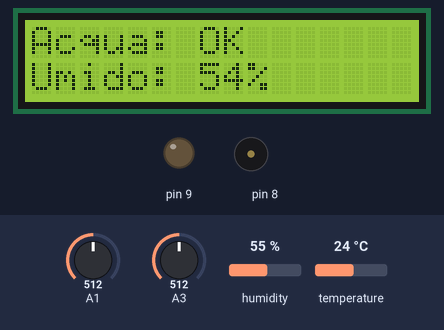
The sketch below on a simulated Arduino Uno, built with avr-gcc and run on an emulated ATmega328P. Parts: 16×2 character LCD, output pins drawn as LEDs (lit = HIGH), buzzer (waves = sounding). Wiring (inferred from the names in the program): DHT11 sensor: data pin 12. The inputs (shaded band) are chosen by the test bench; at power-on: A1 = 512, A3 = 512, humidity 55 %, temperature 24 °C. What the sketch prints to the serial monitor is not drawn.

Above: at 1.2 s.
1.3 s: A1 set to 107
10.1 s: A1 set to 95
At 15.0 s:
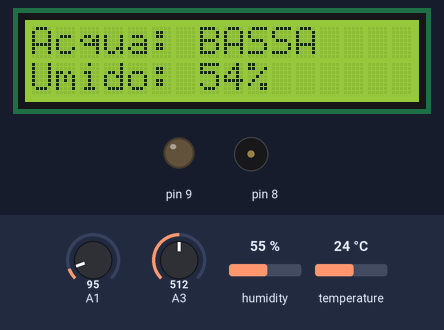
15.4 s: A3 set to 734
At 21.9 s:
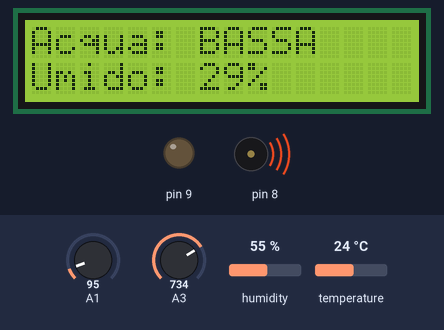
23.0 s: A3 set to 766
At 26.5 s:
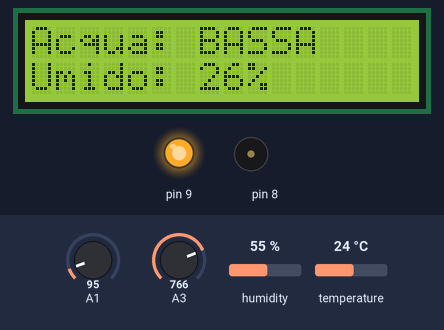
32.4 s: A1 set to 306
At 39.8 s:
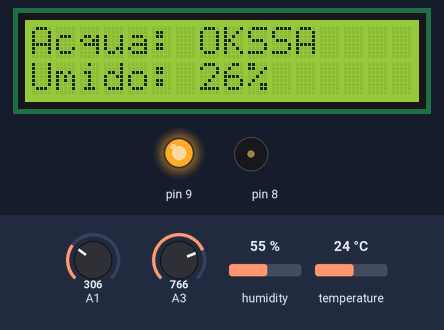
40.1 s: A3 set to 891
At 44.2 s:
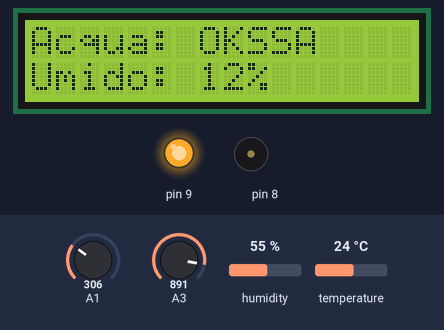
45.4 s: A3 set to 919
At 48.3 s:
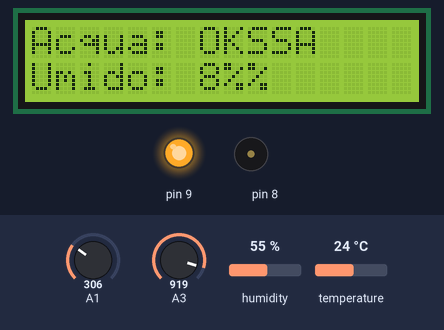
Timing chart, 0 to 49.8 s (numbered marks = the images above; inputs shaded):
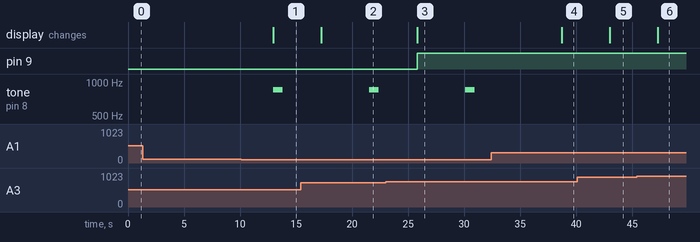

The sketch:

SERRA_AUTOMATICA_LCD_1602.ino
```cpp
//   Serra autonoma con sensore di temperatura e umidità (DHT11), igrometro, fotoresistore, display LCD 20x4, sensore livello acqua e relè.

// include the library code:
#include <LiquidCrystal.h>
// initialize the library by associating any needed LCD interface pin
// with the arduino pin number it is connected to
const int rs = 7, en = 6, d4 = 5, d5 = 4, d6 = 3, d7 = 2;
LiquidCrystal lcd(rs, en, d4, d5, d6, d7);


const int valore_limite = 27; //Valore dell'igrometro al quale il relay sarà ON

//DHT11 Sensor:
#include "DHT.h"
#define DHTPIN 12     // Sensore collegato al PIN 12
#define DHTTYPE DHT11   // DHT 11
DHT dht(DHTPIN, DHTTYPE);

void setup(){
// PIN 9 al Relè - IN1
Serial.begin(9600);
pinMode(9, OUTPUT);

// set up the LCD's number of columns and rows:
lcd.begin(16, 2);

Serial.println("Serra Autonoma di Franco Avino");
//lcd.print("Serra Autonoma");

// Avvio sensore DHT11
  dht.begin();
}


void loop(){

// set the cursor to column 0, line 1
// (note: line 1 is the second row, since counting begins with 0):
lcd.setCursor(0, 0);

//Livello Acqua
int water = analogRead(A1);
Serial.print ("Sensore acqua: ");
Serial.println(water, DEC);  // Stampa il valore decimale del sensore di livello acqua

  if (water >= 100) {
    Serial.println("Acqua: OK"); // Stampa su LCD il testo
    lcd.print("Acqua: OK");
  }
  else{
    Serial.println("Acqua: BASSA"); // Stampa su LCD il testo
    lcd.print("Acqua: BASSA");
    alarm();
    flash();
    delay(2000); // Intervallo di 2 secondi
    }

// Igrometro
int igro = analogRead(A3); // Legge il valore analogico
int umdtrr = 0; // Variabile umidità suolo
umdtrr = map (igro, 100, 990, 100, 0); // converto il valore analogico in percentuale
Serial.print("Umidità del terreno: ");
Serial.print(umdtrr);
Serial.println("%"); //Stampa a schermo il valore
// set the cursor to column 0, line 1
// (note: line 1 is the second row, since counting begins with 0):
lcd.setCursor(0, 1);
lcd.print("Umido: "+String(umdtrr)+"%");

if (umdtrr <= valore_limite)
  digitalWrite(9,HIGH); // Attiva Relè 1
else
  digitalWrite(9,LOW); // Spegni Relè 1
delay(2000); // Attende due secondi


// Lettura umidità e temperatura del sensore DHT11
int h = dht.readHumidity();
int t = dht.readTemperature();

// Misura la temperatura e se maggiore di 40 gradi attiva relè per accendere la ventola
if (t >= 40 )
   digitalWrite (10, HIGH); // Attiva Relè 2
else
   digitalWrite (10, LOW); // Spegni Relè 2
delay (2000);

  Serial.print("Temp: ");
  Serial.print(t);
  Serial.print("C, Umid: ");
  Serial.print(h);
  Serial.println("%");
}

void alarm(){
  tone(8,850,700);  // Imposta tono acustico su PIN 8
  delay(150);       // Aspetta per 0,15 secondi
  tone(8,850,700);  // Imposta tono acustico su PIN 8
  delay(150);       // Aspetta per 0,15 secondi
}

void flash() {
  digitalWrite(13, HIGH);   // Imposta il LED su ON
  delay(1000);               // Aspetta per 1 secondo
  digitalWrite(13, LOW);    // Impostiamo il LED su OFF
  delay(1000);               // Aspetta per 1 secondo
}
```

Measured:
- the behaviour switches between 100 and 99 on A1 (found by bisection; images 0 and 1)
- the behaviour switches between 749 and 750 on A3 (found by bisection; images 2 and 3)
- the behaviour switches between 909 and 910 on A3 (found by bisection; images 5 and 6)
- after the input at 1.3 s, every drawn part: stays the same
- after the input at 10.1 s, tone on pin 8: silent → 850 Hz after 2.8 s, → silent 0.85 s later; the display: changes after 2.8 s (image 1)
- after the input at 15.4 s, the display: changes after 1.9 s (image 2)
- after the input at 23.0 s, pin 9: LOW → HIGH after 2.8 s; the display: changes after 2.8 s (image 3)
- after the input at 32.4 s, tone on pin 8: stays silent (without the input it goes to 850 Hz after 6.3 s); the display: changes after 6.3 s (image 4)
- after the input at 40.1 s, the display: changes after 2.9 s (image 5)
- after the input at 45.4 s, the display: changes after 1.9 s (image 6)
